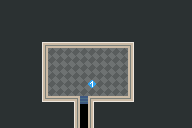

This is a level from a 2D game, rendered from its Tiled map with the project's own tilesets. A one-line summary and the map file follow, with tile-layer data summarised:
An orthogonal 24x16 tile map with 8x8 px tiles, 2 tile layers (Tiles, Sprites), 2 tilesets and 3 objects (StairsToGround, DeepThroat, Basement).

<map version="1.0" orientation="orthogonal" width="24" height="16" tilewidth="8" tileheight="8">
 <tileset firstgid="1" source="sprites.tsx" />
 <tileset firstgid="49" source="tiles_basement.tsx" />
 <layer name="Tiles" width="24" height="16">
  <properties>
   <property name="sprite" value="1" />
  </properties>
  <data>[384 cells, 381 non-empty, 15 distinct tile ids]</data>
 </layer>
 <layer name="Sprites" width="24" height="16">
  <data>[384 cells, 1 non-empty, 1 distinct tile ids]</data>
 </layer>
 <objectgroup name="NPCs" width="24" height="16">
  <object name="StairsToGround" gid="27" x="80" y="104" />
  <object name="DeepThroat" gid="13" x="56" y="72" />
 </objectgroup>
 <objectgroup name="Rooms" width="24" height="16">
  <object name="Basement" x="0" y="-64" width="192" height="192" />
 </objectgroup>
</map>
